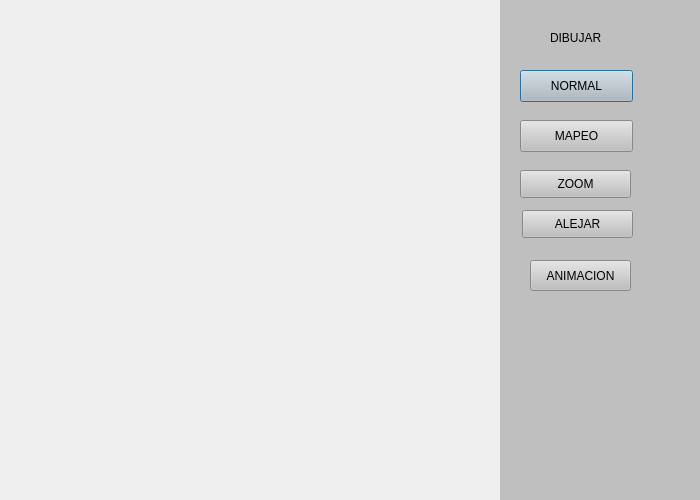
<?xml version="1.0" encoding="UTF-8"?>
<ui version="4.0">
 <class>Dialog</class>
 <widget class="QDialog" name="Dialog">
  <property name="geometry">
   <rect>
    <x>0</x>
    <y>0</y>
    <width>700</width>
    <height>500</height>
   </rect>
  </property>
  <property name="windowTitle">
   <string>Dialog</string>
  </property>
  <widget class="QWidget" name="widget" native="true">
   <property name="geometry">
    <rect>
     <x>500</x>
     <y>0</y>
     <width>201</width>
     <height>500</height>
    </rect>
   </property>
   <property name="autoFillBackground">
    <bool>false</bool>
   </property>
   <property name="styleSheet">
    <string notr="true">background-color: rgb(191, 191, 191);</string>
   </property>
   <widget class="QPushButton" name="pushButton">
    <property name="geometry">
     <rect>
      <x>20</x>
      <y>70</y>
      <width>113</width>
      <height>32</height>
     </rect>
    </property>
    <property name="text">
     <string>NORMAL</string>
    </property>
   </widget>
   <widget class="QPushButton" name="pushButton_2">
    <property name="geometry">
     <rect>
      <x>20</x>
      <y>120</y>
      <width>113</width>
      <height>32</height>
     </rect>
    </property>
    <property name="text">
     <string>MAPEO</string>
    </property>
   </widget>
   <widget class="QLabel" name="label">
    <property name="geometry">
     <rect>
      <x>50</x>
      <y>30</y>
      <width>60</width>
      <height>16</height>
     </rect>
    </property>
    <property name="text">
     <string>DIBUJAR</string>
    </property>
   </widget>
   <widget class="QPushButton" name="pushButton_3">
    <property name="geometry">
     <rect>
      <x>20</x>
      <y>170</y>
      <width>111</width>
      <height>28</height>
     </rect>
    </property>
    <property name="text">
     <string>ZOOM</string>
    </property>
   </widget>
   <widget class="QPushButton" name="pushButton_4">
    <property name="geometry">
     <rect>
      <x>22</x>
      <y>210</y>
      <width>111</width>
      <height>28</height>
     </rect>
    </property>
    <property name="text">
     <string>ALEJAR</string>
    </property>
   </widget>
   <widget class="QPushButton" name="pushButton_5">
    <property name="geometry">
     <rect>
      <x>30</x>
      <y>260</y>
      <width>101</width>
      <height>31</height>
     </rect>
    </property>
    <property name="text">
     <string>ANIMACION</string>
    </property>
   </widget>
  </widget>
 </widget>
 <resources/>
 <connections/>
</ui>
